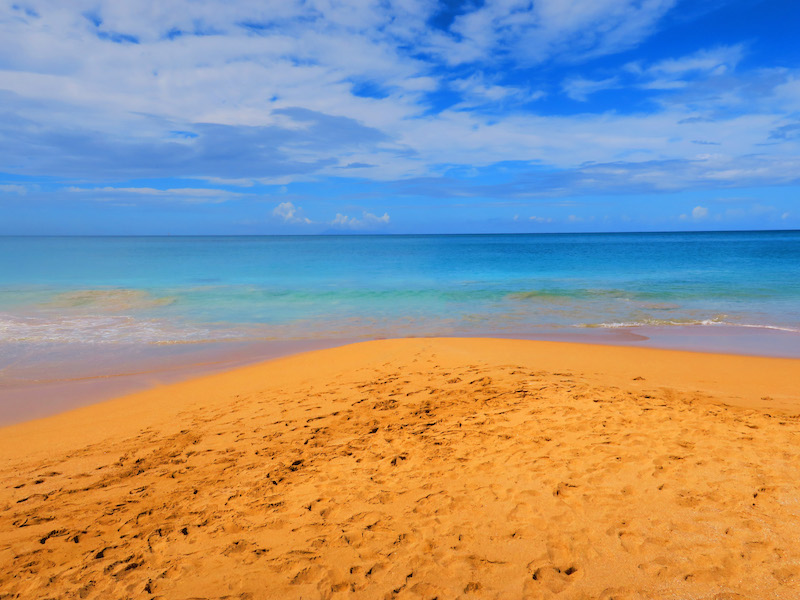
#> input picture Week7/cse110_images/beach.jpg, 800 x 600 px, found by its file name
$ python A_Week8.py
#> lines starting #> are read from the running program, lines starting #| are printed output that depends on the picture
'''
file: Week 7 assignment
'''
from PIL import Image
print("correctly")

image_original = Image.open("beach.jpg")
#> image_original is the input picture: PIL image 800x600 RGB; mean R, G, B 152.6, 148, 143.9
image_green = Image.open("penguin.jpg")
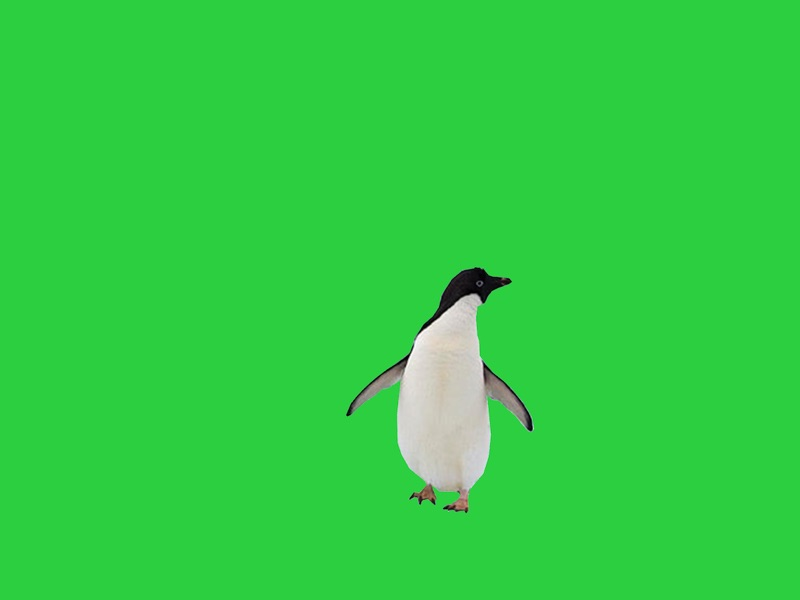
#> input picture Week7/cse110_images/penguin.jpg, 800 x 600 px, found by its file name
#> image_green is the input picture: PIL image 800x600 RGB; mean R, G, B 49, 205.6, 67.8
image_new = Image.new("RGB", image_green.size)
#> image_new: PIL image 800x600 RGB; every value is 0

width, height = image_original.size
#> width = 800; height = 600


pixels_original = image_original.load()
pixels_green = image_green.load()
pixels_new = image_new.load()

print(pixels_green[50, 50])
#| (44, 207, 64)
print(pixels_green[750, 50])
#| (44, 207, 64)
print(pixels_green[50, 550])
#| (44, 207, 64)
print(pixels_green[750, 550])
#| (44, 207, 64)

for y in range(height):
    for x in range(width):
        r, g, b = pixels_green[x,y]
        if r<150 and g>100 and b<100:
            pixels_new[x,y] = pixels_original[x,y]
        else:
            pixels_new[x,y] = pixels_green[x,y]
image_new.show()
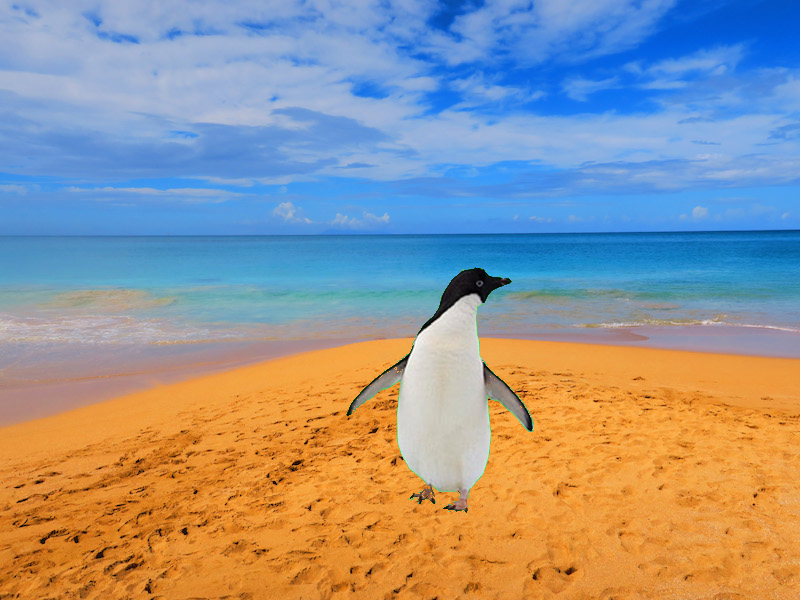
#> shown: PIL image 800x600 RGB; mean R, G, B 151.1, 149, 147.2
image_new.save("1.jpg")


#2nd picture
image_scat_g = Image.open("cat_small.jpg")
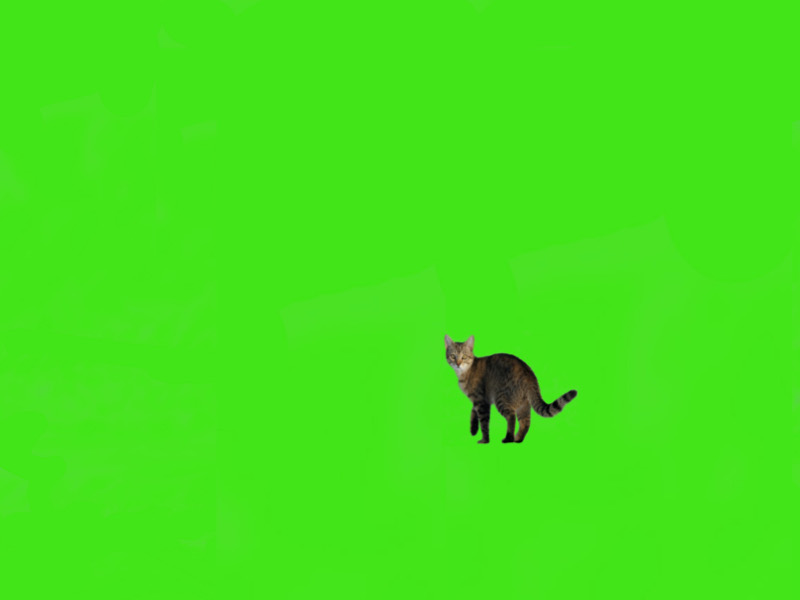
#> input picture Week7/cse110_images/cat_small.jpg, 800 x 600 px, found by its file name
#> image_scat_g is the input picture: PIL image 800x600 RGB; mean R, G, B 67.3, 226.4, 25.7
image_desert = Image.open("desert.jpg")
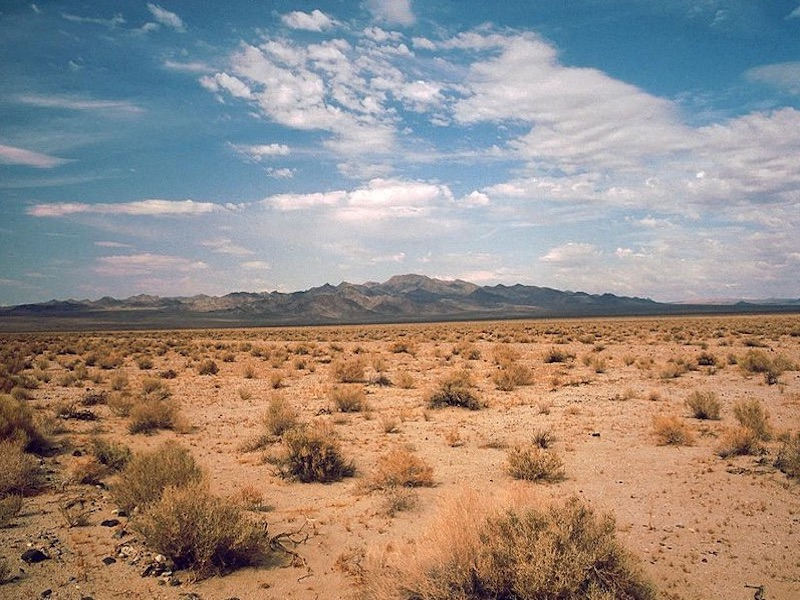
#> input picture Week7/cse110_images/desert.jpg, 800 x 600 px, found by its file name
#> image_desert is the input picture: PIL image 800x600 RGB; mean R, G, B 151.6, 139.6, 131.6
image_new2 = Image.new("RGB", image_scat_g.size)

width, height = image_scat_g.size

pixels_scat_g = image_scat_g.load()
pixels_desert = image_desert.load()
pixels_new = image_new2.load()

print(pixels_scat_g[50, 50])
#| (66, 229, 24)
print(pixels_scat_g[750, 50])
#| (66, 229, 24)
print(pixels_scat_g[50, 550])
#| (66, 229, 24)
print(pixels_scat_g[750, 550])
#| (66, 228, 23)

for y in range(height):
    for x in range(width):
        r, g, b = pixels_scat_g[x,y]
        if r<150 and g>100 and b<100:
            pixels_new[x,y] = pixels_desert[x,y]
        else:
            pixels_new[x,y] = pixels_scat_g[x,y]
image_new2.show()
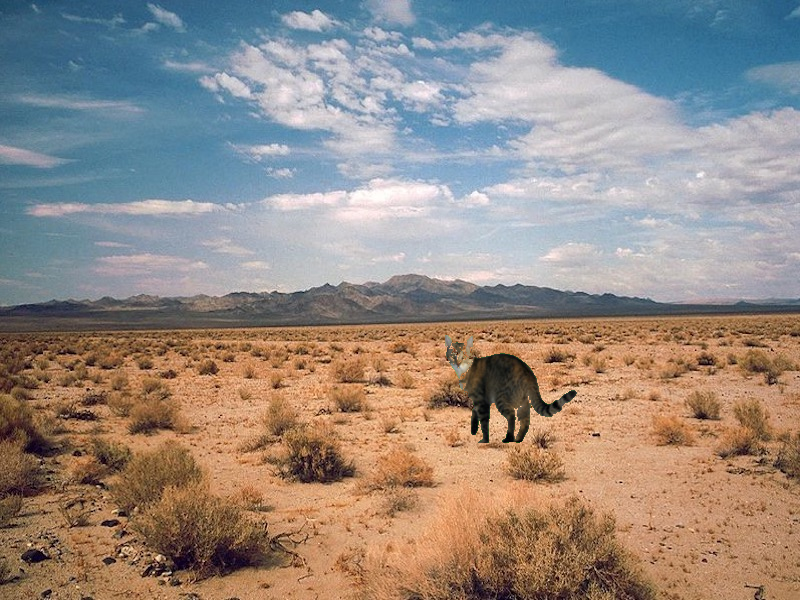
#> shown: PIL image 800x600 RGB; mean R, G, B 149.9, 138.6, 130.9
image_new2.save("2.jpg")

#3
image_earth = Image.open("earth.jpg")
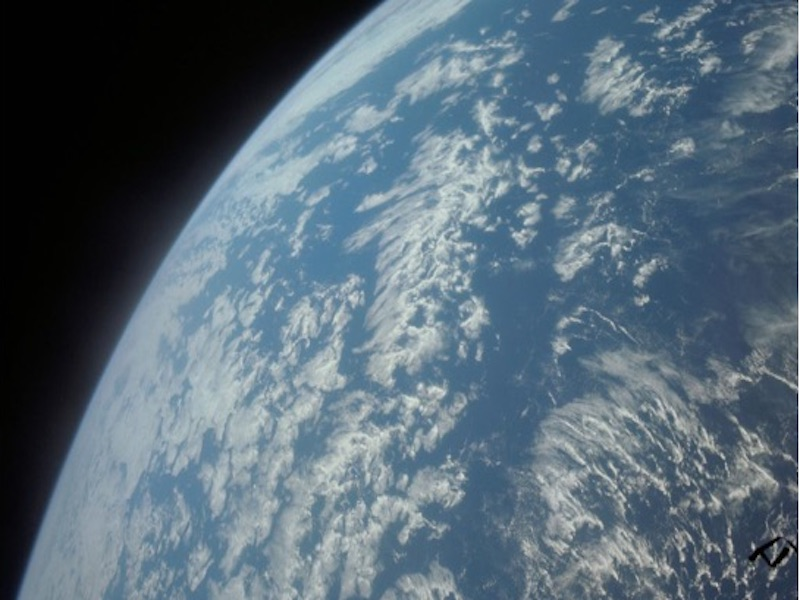
#> input picture Week7/cse110_images/earth.jpg, 800 x 600 px, found by its file name
#> image_earth is the input picture: PIL image 800x600 RGB; mean R, G, B 87.6, 105.6, 118.7
image_penguin_g = Image.open("penguin.jpg")
image_new3 = Image.new("RGB",image_penguin_g.size)

pixels_penguin_g = image_penguin_g.load()
pixels_earth = image_earth.load()
pixels_new3 = image_new3.load()

width, height = image_penguin_g.size
print(pixels_penguin_g[50, 50])
#| (44, 207, 64)
print(pixels_penguin_g[750, 50])
#| (44, 207, 64)
print(pixels_penguin_g[50, 550])
#| (44, 207, 64)
print(pixels_penguin_g[750, 550])
#| (44, 207, 64)


for y in range(height):
    for x in range(width):
        r,g,b = pixels_penguin_g[x,y]
        if r<100 and g>100 and b<100:
            #pixels_new3[x,y] = pixels_earth[x,y]
            r,g,b = pixels_earth[x,y]
            New_red = r + 100
            pixels_new3[x,y] = New_red,g,b
        else:
            pixels_new3[x,y] = pixels_penguin_g[x,y]
#> after the loop, New_red = 353
image_new3.show()
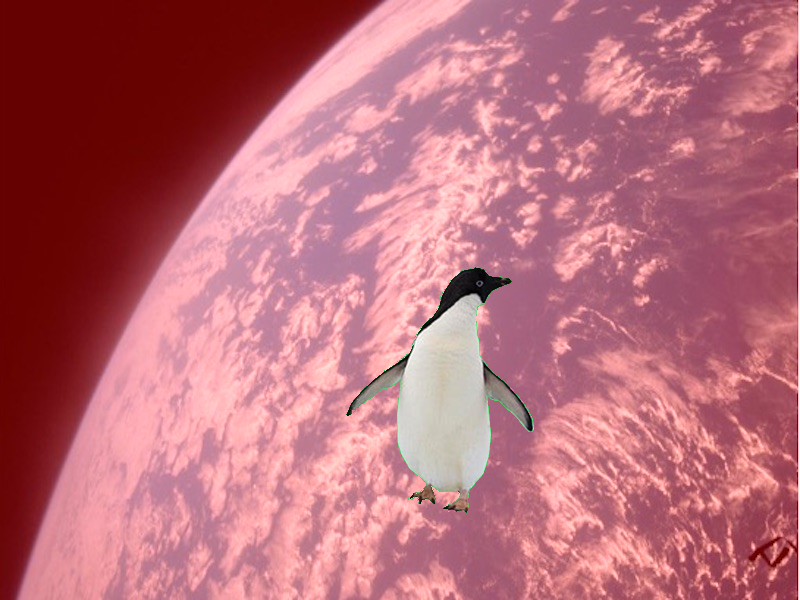
#> shown: PIL image 800x600 RGB; mean R, G, B 184.8, 107.2, 119.3
image_new3.save("3.jpg")


'''
r, g, b = pixels_original[100, 200]
print(r, g, b)
pixels_original[100,195] = (0, 0, 0)
pixels_original[100,196] = (0, 0, 0)
pixels_original[100,197] = (0, 0, 0)
pixels_original[100,198] = (0, 0, 0)
pixels_original[100,199] = (0, 0, 0)

image_original.save("beach_with_black_pixels.jpg")
'''
